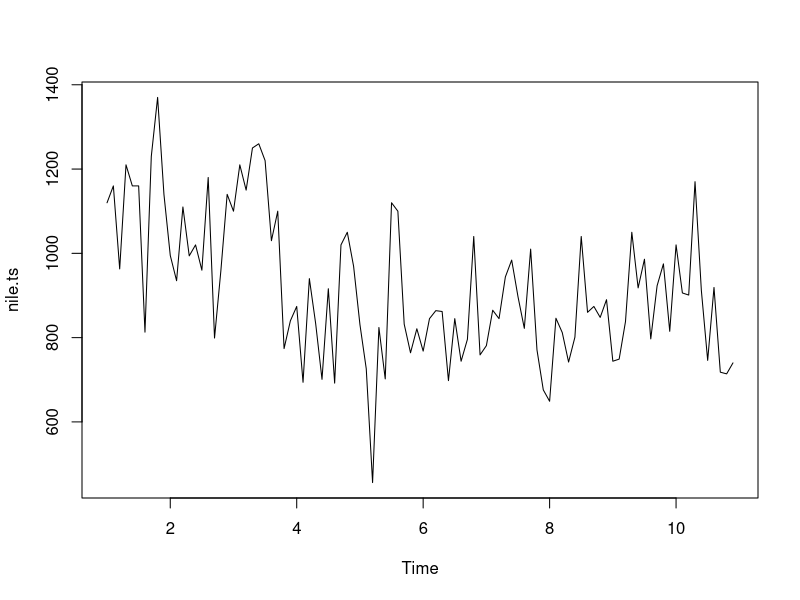
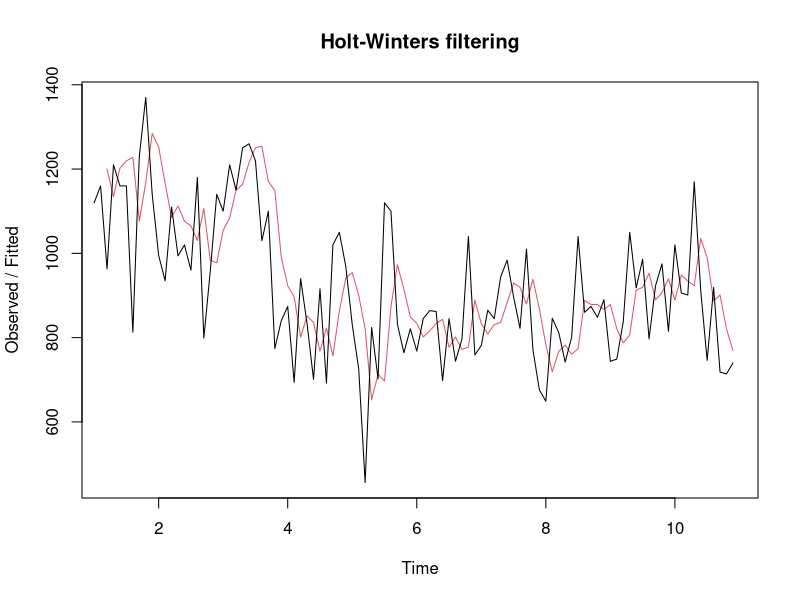
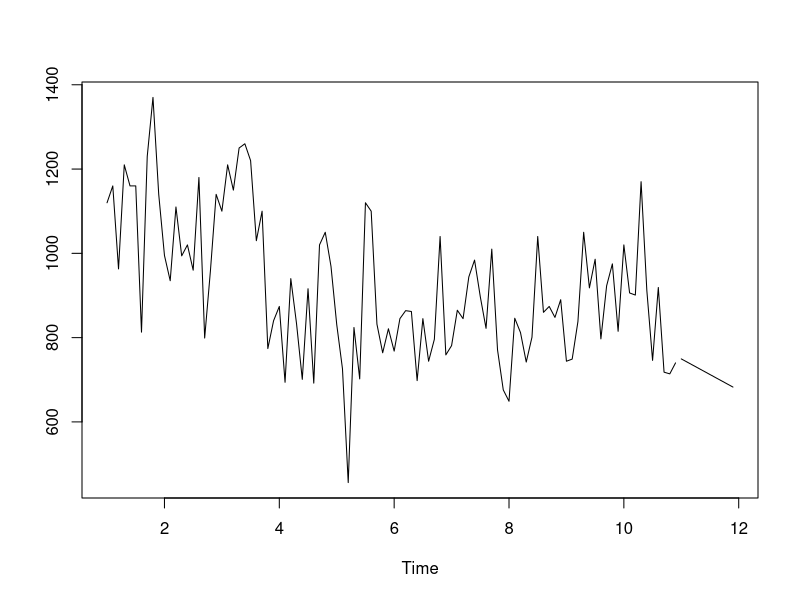
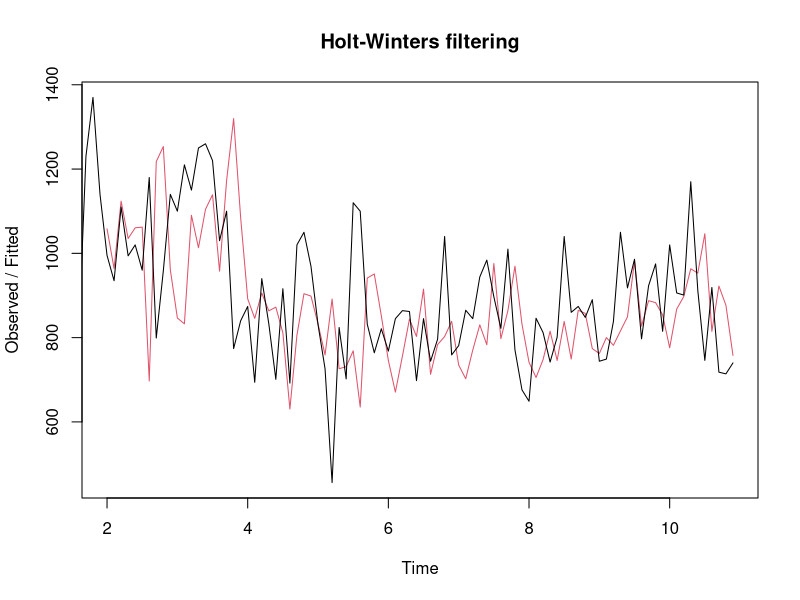
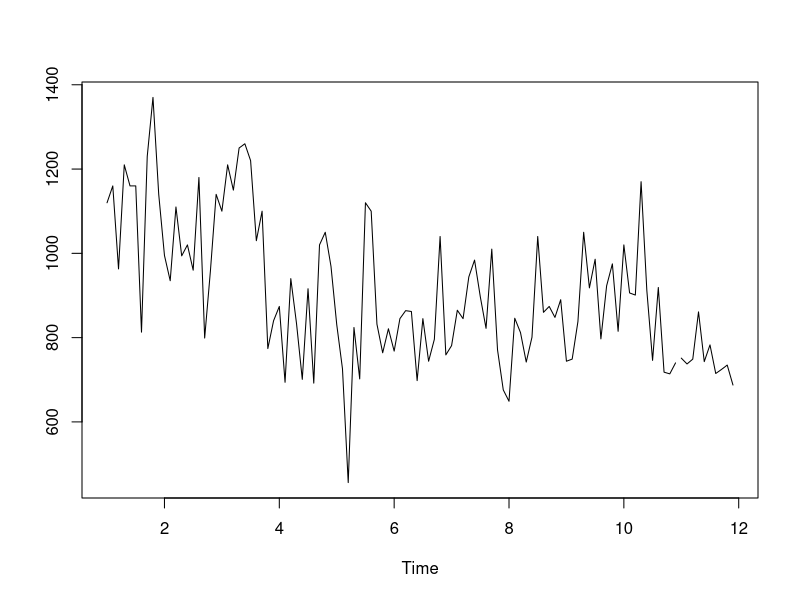
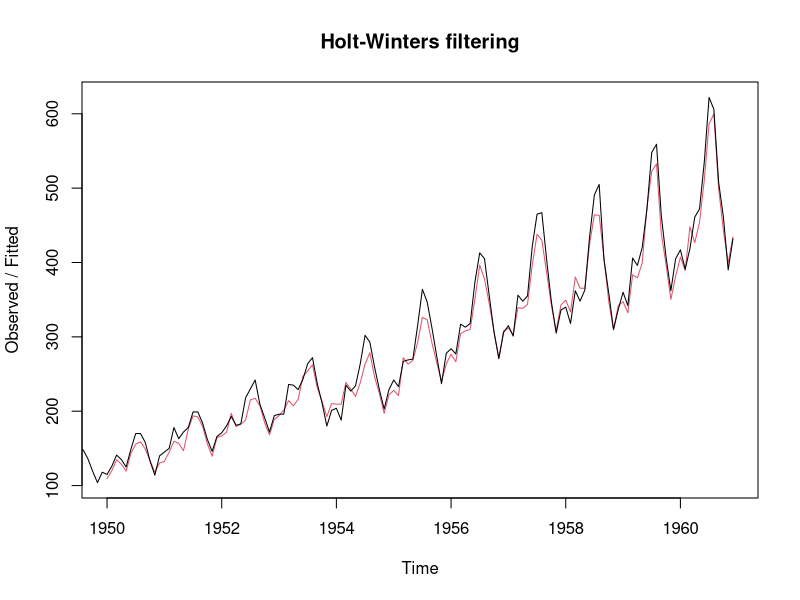
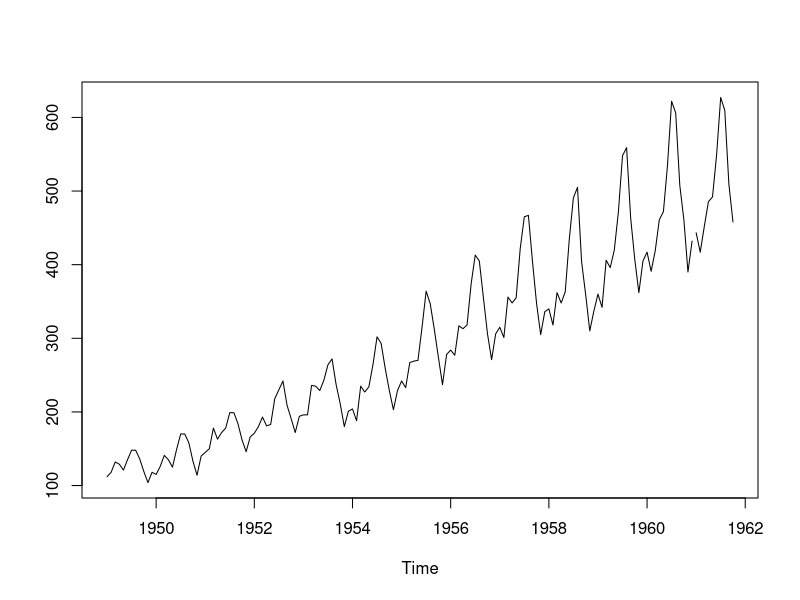
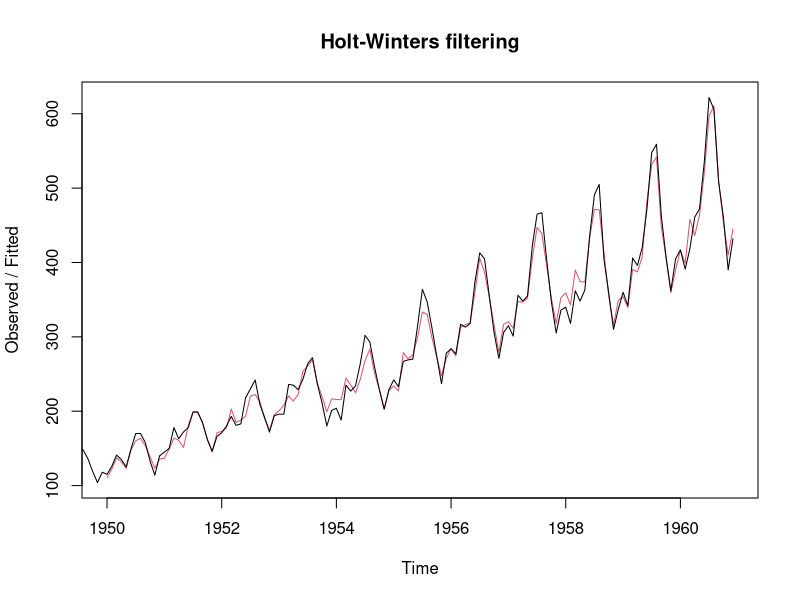

Write R code to recreate these figures, in order.
## ---- chunk 1
knitr::opts_chunk$set(echo = TRUE)

# Setting up Nile Data
data("Nile")
head(Nile)

# Setting up the AirPassengers data
data("AirPassengers")
head(AirPassengers)

#Setting up the EUStockMarkets data
data("EuStockMarkets")
head(EuStockMarkets)

set.seed(695949)
## ---- chunk 2
# Setting up the nile data to be usable
nile.ts<-ts(Nile,start=1,frequency=10)
summary(nile.ts)

# Plotting the original data
plot(nile.ts)

#Creating the Holt-Winters object without gamma
nile.hw1<-HoltWinters(nile.ts,gamma = FALSE)
nile.hw1

# Plotting the Holt-Winters object
plot(nile.hw1)

# Predicting future values with the Holt-winters Object
nile.p1<-predict(nile.hw1, n.ahead=10)
ts.plot(nile.ts,nile.p1)

#Creating the new Holt-Winters object with gamma
nile.hw2<-HoltWinters(nile.ts)
nile.hw2

# Plotting the new Holt-Winters object
plot(nile.hw2)

# Predicting future values with the new Holt-winters Object
nile.p2<-predict(nile.hw2, n.ahead=10)
ts.plot(nile.ts,nile.p2)
## ---- chunk 3
# Creating the Holt-Winters Object
ap.hw1<-HoltWinters(AirPassengers, alpha = 0.25,beta = FALSE, gamma = TRUE)
ap.hw1

# Plotting the Model
plot(ap.hw1)

# Predicting the Future values
ap.p1<-predict(ap.hw1, n.ahead=10)
ts.plot(AirPassengers,ap.p1)

# Creating the Holt-Winters Object such that the algorithm sets alpha, beta and gamma
ap.hw2<-HoltWinters(AirPassengers)
ap.hw2

# Plotting the Model
plot(ap.hw2)

# Predicting the Future values
ap.p2<-predict(ap.hw2, n.ahead=10)
ts.plot(AirPassengers,ap.p2)
## ---- chunk 4
# Getting the data ready for Holt-Winters
FTSE<-EuStockMarkets[,4]
head(FTSE)

# Verifying the time series
plot(FTSE)

# Creating the Holt-Winters Object
FTSE.hw1<-HoltWinters(FTSE, alpha = 0.9 ,beta = FALSE , gamma = FALSE)
FTSE.hw1

# Plotting the Model
plot(FTSE.hw1)

# Predicting the Future values
FTSE.p1<-predict(FTSE.hw1, n.ahead=10)
ts.plot(FTSE,FTSE.p1)

# Creating the Holt-Winters Object such that the algorithm sets alpha, beta and gamma
FTSE.hw2<-HoltWinters(FTSE)
FTSE.hw2

# Plotting the Model
plot(FTSE.hw2)

# Predicting the Future values
FTSE.p2<-predict(FTSE.hw2, n.ahead=10)
ts.plot(FTSE,FTSE.p2)
